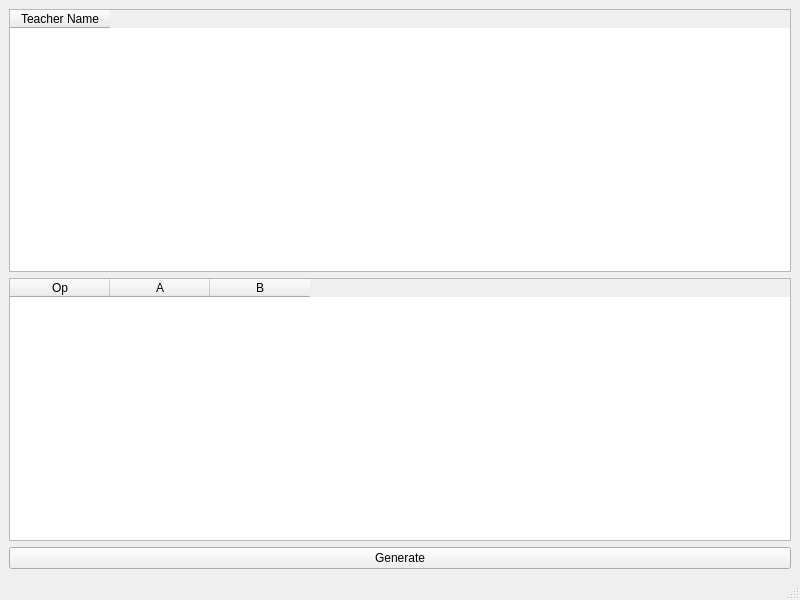
<?xml version="1.0" encoding="UTF-8"?>
<ui version="4.0">
 <class>MainWindow</class>
 <widget class="QMainWindow" name="MainWindow">
  <property name="geometry">
   <rect>
    <x>0</x>
    <y>0</y>
    <width>800</width>
    <height>600</height>
   </rect>
  </property>
  <property name="windowTitle">
   <string>MainWindow</string>
  </property>

  <widget class="QWidget" name="centralwidget">
   <layout class="QVBoxLayout" name="verticalLayout">
    <item>
     <widget class="QTableWidget" name="teacherTable">
      <property name="columnCount">
       <number>1</number>
      </property>
      <column>
       <property name="text">
        <string>Teacher Name</string>
       </property>
      </column>
     </widget>
    </item>
    <item>
     <widget class="QTableWidget" name="rulesTable">
      <property name="columnCount">
       <number>3</number>
      </property>
      <column>
       <property name="text">
        <string>Op</string>
       </property>
      </column>
      <column>
       <property name="text">
        <string>A</string>
       </property>
      </column>
      <column>
       <property name="text">
        <string>B</string>
       </property>
      </column>
     </widget>
    </item>
    <item>
     <widget class="QPushButton" name="generateBtn">
      <property name="text">
       <string>Generate</string>
      </property>
     </widget>
    </item>
   </layout>
  </widget>

  <widget class="QMenuBar" name="menubar">
   <property name="geometry">
    <rect>
     <x>0</x>
     <y>0</y>
     <width>800</width>
     <height>21</height>
    </rect>
   </property>
  </widget>

  <widget class="QStatusBar" name="statusbar"/>
 </widget>
 <resources/>
 <connections/>
</ui>
